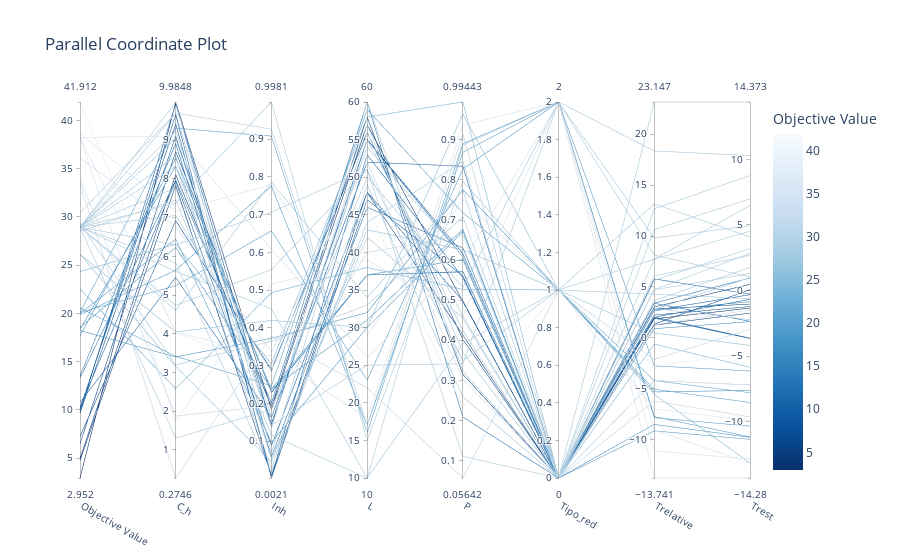

Notebook cell for this chart:
### Code cell
vis.plot_parallel_coordinate(study)
